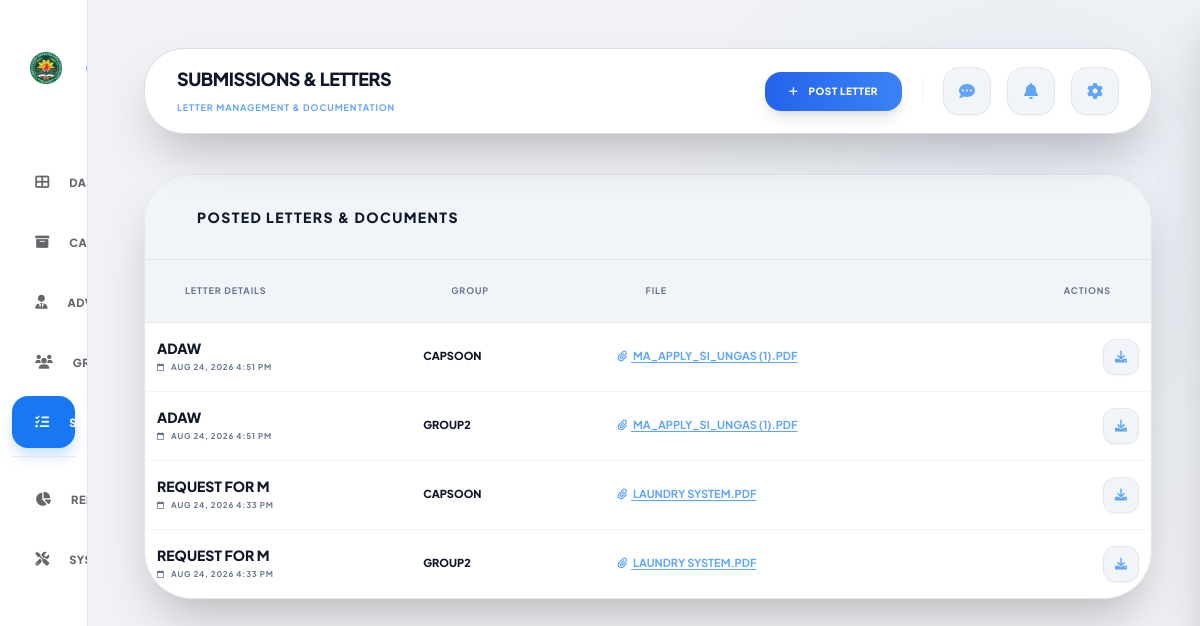
Page /admin/submissions.php (signed in) on the committed database.
### tables this page shows
CREATE TABLE `admin_letters` (
  `id` int NOT NULL,
  `group_id` int NOT NULL,
  `admin_id` int NOT NULL,
  `title` varchar(255) NOT NULL,
  `description` text,
  `file_path` varchar(255) NOT NULL,
  `file_name` varchar(255) NOT NULL,
  `file_size` int DEFAULT NULL,
  `created_at` timestamp NOT NULL DEFAULT CURRENT_TIMESTAMP
);

CREATE TABLE `group` (
  `id` int NOT NULL,
  `username` varchar(50) NOT NULL,
  `full_name` varchar(255) DEFAULT NULL,
  `leader_email` varchar(255) NOT NULL,
  `password` varchar(255) NOT NULL,
  `project_title` varchar(255) DEFAULT 'Untitled Project',
  `email` varchar(100) DEFAULT NULL,
  `last_activity` timestamp NULL DEFAULT NULL,
  `adviser_id` int DEFAULT NULL,
  `role` varchar(10) DEFAULT 'student',
  `created_at` timestamp NOT NULL DEFAULT CURRENT_TIMESTAMP,
  `status` varchar(20) DEFAULT 'pending',
  `banned_until` datetime DEFAULT NULL,
  `session_version` int DEFAULT NULL
);

### admin/submissions.php (the view, shortened to what this page needs)
<?php
include('../backend/db_config.php');
$current_page = basename($_SERVER['PHP_SELF']);
$letters_q = mysqli_query($conn, "SELECT al.*, g.username as group_name FROM admin_letters al JOIN `group` g ON al.group_id = g.id ORDER BY al.created_at DESC LIMIT 200");
?>
<!DOCTYPE html>
<html lang="en">
<head>
    <script src="https://cdn.tailwindcss.com"></script>
    <link href="https://cdnjs.cloudflare.com/ajax/libs/font-awesome/6.0.0/css/all.min.css" rel="stylesheet">
    <link rel="stylesheet" href="../assets/css/responsive.css">
</head>
<body class="min-h-screen flex">
    <aside class="group sidebar" id="sidebar">
        <div class="logo-section transition-all duration-300">
            <div class="bg-white p-2 rounded-xl flex-none flex items-center justify-center w-12 h-12">
                <img src="../chmsu.png" class="w-10 h-10 object-contain shrink-0" alt="CHMSU Logo">
            </div>
        </div>
        <nav class="flex-1 space-y-2 px-3">
            <a href="admin_dashboard.php" class="sidebar-link <?php echo ($current_page == 'admin_dashboard.php') ? 'active' : ''; ?>">
                <i class="fas fa-th-large w-5 text-center text-sm"></i>
                <span class="sidebar-text">Dashboard</span>
            </a>
            <a href="archive.php" class="sidebar-link <?php echo ($current_page == 'archive.php') ? 'active' : ''; ?>">
                <i class="fas fa-archive w-5 text-center text-sm"></i>
                <span class="sidebar-text">Capstone Archive</span>
            </a>
            <a href="advisers.php" class="sidebar-link <?php echo ($current_page == 'advisers.php') ? 'active' : ''; ?>">
                <i class="fas fa-user-tie w-5 text-center text-sm"></i>
                <span class="sidebar-text">Adviser</span>
            </a>
            <a href="groups.php" class="sidebar-link <?php echo ($current_page == 'groups.php') ? 'active' : ''; ?>">
                <i class="fas fa-users w-5 text-center text-sm"></i>
                <span class="sidebar-text">Groups</span>
            </a>
            <a href="submissions.php" class="sidebar-link <?php echo ($current_page == 'submissions.php') ? 'active' : ''; ?> active">
                <i class="fas fa-tasks w-5 text-center text-sm"></i>
                <span class="sidebar-text">Submissions & Letters</span>
            </a>
            <div class="pt-4 mt-4 border-t border-gray-200 space-y-2">
                <a href="reports.php" class="sidebar-link <?php echo ($current_page == 'reports.php') ? 'active' : ''; ?>">
                    <i class="fas fa-chart-pie w-5 text-center text-sm"></i>
                    <span class="sidebar-text">Report Analytics</span>
                </a>
                <a href="maintenance.php" class="sidebar-link <?php echo ($current_page == 'maintenance.php') ? 'active' : ''; ?>">
                    <i class="fas fa-tools w-5 text-center text-sm"></i>
                    <span class="sidebar-text">System Maintenance</span>
                </a>
            </div>
        </nav>
    </aside>
    <main class="flex-1 ml-0 md:ml-24 p-6 sm:p-8 lg:p-12 space-y-6 sm:space-y-10 relative z-10">
        <nav class="premium-card rounded-[2.5rem] px-4 sm:px-8 py-4 flex flex-wrap justify-between items-center gap-2 shadow-2xl relative z-[100]">
            <div class="min-w-0 flex-1">
                <span class="block font-black uppercase text-lg text-slate-900 tracking-tight truncate">Submissions & Letters</span>
                <span class="text-[9px] font-bold text-blue-400 uppercase tracking-widest">Letter Management & Documentation</span>
            </div>
            <div class="flex items-center gap-4 shrink-0">
                <button onclick="openLetterModal()" class="px-6 py-3 bg-gradient-to-r from-blue-600 to-blue-500 text-white rounded-2xl text-[10px] font-black uppercase tracking-wider hover:brightness-110 transition shadow-lg">
                    <i class="fas fa-plus mr-2"></i> Post Letter
                </button>
                <div class="relative nav-icon-container">
                    <button onclick="toggleAdminChatWidget()" data-tip="Messages" class="icon-tooltip w-12 h-12 rounded-2xl bg-slate-100 border border-gray-200 flex items-center justify-center hover:bg-slate-100 transition relative shadow-sm">
                        <i class="fas fa-comment-dots text-blue-400"></i>
                    </button>
                </div>
                <div class="relative nav-icon-container">
                    <button onclick="handleNotifClick()" data-tip="Notifications" class="icon-tooltip w-12 h-12 rounded-2xl bg-slate-100 border border-gray-200 flex items-center justify-center hover:bg-slate-100 transition relative shadow-sm">
                        <i class="fas fa-bell text-blue-400"></i>
                    </button>
                </div>
                <div class="relative nav-icon-container">
                    <button onclick="toggleSettingsDropdown()" data-tip="Settings" class="icon-tooltip w-12 h-12 rounded-2xl bg-slate-100 border border-gray-200 flex items-center justify-center hover:bg-slate-100 transition relative shadow-sm">
                        <i class="fas fa-cog text-blue-400"></i>
                    </button>
                </div>
            </div>
        </nav>
        <section class="premium-card rounded-[3rem] shadow-2xl border border-gray-200 overflow-hidden">
            <div class="px-10 py-8 border-b border-gray-200 bg-slate-100 flex items-center">
                <h3 class="text-sm font-black uppercase tracking-widest text-slate-900">Posted Letters & Documents</h3>
            </div>
            <div class="overflow-x-auto">
                <table class="w-full text-left border-collapse">
                    <thead class="bg-slate-100 text-[9px] font-black uppercase tracking-widest text-slate-500 border-b border-gray-200">
                        <tr>
                            <th class="px-4 sm:px-10 py-4 sm:py-6">Letter Details</th>
                            <th class="px-4 sm:px-10 py-4 sm:py-6">Group</th>
                            <th class="px-4 sm:px-10 py-4 sm:py-6">File</th>
                            <th class="px-4 sm:px-10 py-4 sm:py-6 text-right">Actions</th>
                        </tr>
                    </thead>
                    <tbody class="divide-y divide-gray-100 text-[11px] font-bold text-slate-600">
                        <?php if($letters_q && mysqli_num_rows($letters_q) > 0): while($row = mysqli_fetch_assoc($letters_q)): ?>
                            <tr class="hover:bg-slate-100 transition-all duration-300" id="row-<?php echo $row['id']; ?>">
                                <td class="px-4 sm:px-10 py-4 sm:py-6">
                                    <p class="font-extrabold text-slate-900 uppercase text-sm leading-tight mb-1"><?php echo htmlspecialchars($row['title']); ?></p>
                                    <p class="text-[8px] font-bold text-slate-500 uppercase tracking-widest">
                                        <i class="far fa-calendar mr-1"></i> <?php echo date('M d, Y g:i A', strtotime($row['created_at'])); ?>
                                    </p>
                                </td>
                                <td class="px-4 sm:px-10 py-4 sm:py-6">
                                    <span class="text-slate-900 font-extrabold uppercase"><?php echo htmlspecialchars($row['group_name']); ?></span>
                                </td>
                                <td class="px-4 sm:px-10 py-4 sm:py-6 text-[11px] font-bold text-slate-500 uppercase max-w-xs truncate">
                                    <a href="../backend/admin/download_letter.php?id=<?php echo $row['id']; ?>" target="_blank" class="text-blue-400 hover:text-blue-300 transition underline underline-offset-2">
                                        <i class="fas fa-paperclip mr-1"></i> <?php echo htmlspecialchars($row['file_name']); ?>
                                    </a>
                                </td>
                                <td class="px-4 sm:px-10 py-4 sm:py-6 text-right">
                                    <div class="flex items-center justify-end gap-2">
                                        <a href="../backend/admin/download_letter.php?id=<?php echo $row['id']; ?>" class="w-9 h-9 bg-slate-100 border border-gray-200 text-blue-400 rounded-xl hover:bg-blue-500 hover:text-white flex items-center justify-center text-xs transition shadow-sm" data-tip="Download">
                                            <i class="fas fa-download"></i>
                                        </a>
                                    </div>
                                </td>
                            </tr>
                        <?php endwhile; endif; ?>
                    </tbody>
                </table>
            </div>
        </section>
    </main>
</body>
</html>

### assets/css/responsive.css (style rules this page uses)
:root { --cp-mobile-gutter: 1rem; --cp-header-clearance: 4.5rem; }
html { -webkit-text-size-adjust: 100%; text-size-adjust: 100%; }
body { min-height: 100dvh; }
main { min-width: 0 !important; }
@media (min-width: 1024px) { aside.sidebar { height: 100dvh !important; } }
@media (min-width: 1024px) { aside.sidebar nav { min-height: 0; overflow-y: auto; overscroll-behavior: contain; } }

### admin/submissions.php (style rules this page uses)
:root { --chmsu-blue: #1877F2; --bg-deep: #F0F2F5; }
body { font-family: 'Plus Jakarta Sans', sans-serif; background-color: var(--bg-deep); background-image: none; background-size: 32px 32px; color: #1c1e21; overflow-x: hidden; }
aside { width: 5.5rem; transition: width 0.3s cubic-bezier(0.4, 0, 0.2, 1); background: #ffffff; border-right: 1px solid #dadde1; height: 100vh; position: fixed; z-index: 150; display: flex; flex-direction: column; padding: 1.25rem 0; overflow: hidden; }
.logo-section { display: flex; flex-direction: row; align-items: center; padding: 1.5rem 0; margin-bottom: 2.5rem; transition: all 0.3s ease; width: 100%; justify-content: flex-start; padding-left: 1.35rem; }
.sidebar-link { display: flex; align-items: center; gap: 1.25rem; padding: 1rem 1.45rem; border-radius: 1rem; transition: background-color 0.3s ease, box-shadow 0.3s ease; color: #65676b; width: 100%; justify-content: flex-start; }
.sidebar-text { opacity: 0; display: none; font-weight: 800; font-size: 0.7rem; text-transform: uppercase; letter-spacing: 0.05em; white-space: nowrap; }
.sidebar-link.active { background: var(--chmsu-blue) !important; color: white !important; box-shadow: 0 10px 15px -3px rgba(24, 119, 242, 0.25); }
.premium-card { background: #ffffff; border: 1px solid #dadde1; }
.icon-tooltip { position: relative; }
th { font-size: 9px !important; letter-spacing: 0.1em; }
td { padding: 1rem 0.75rem !important; }

### rows in the picture
admin_letters: title "ADAW", created_at "AUG 24, 2026 4:51 PM", group.username "CAPSOON", file_name "MA_APPLY_SI_UNGAS (1).PDF"
admin_letters: title "ADAW", created_at "AUG 24, 2026 4:51 PM", group.username "GROUP2", file_name "MA_APPLY_SI_UNGAS (1).PDF"
admin_letters: title "REQUEST FOR M", created_at "AUG 24, 2026 4:33 PM", group.username "CAPSOON", file_name "LAUNDRY SYSTEM.PDF"
admin_letters: title "REQUEST FOR M", created_at "AUG 24, 2026 4:33 PM", group.username "GROUP2", file_name "LAUNDRY SYSTEM.PDF"
